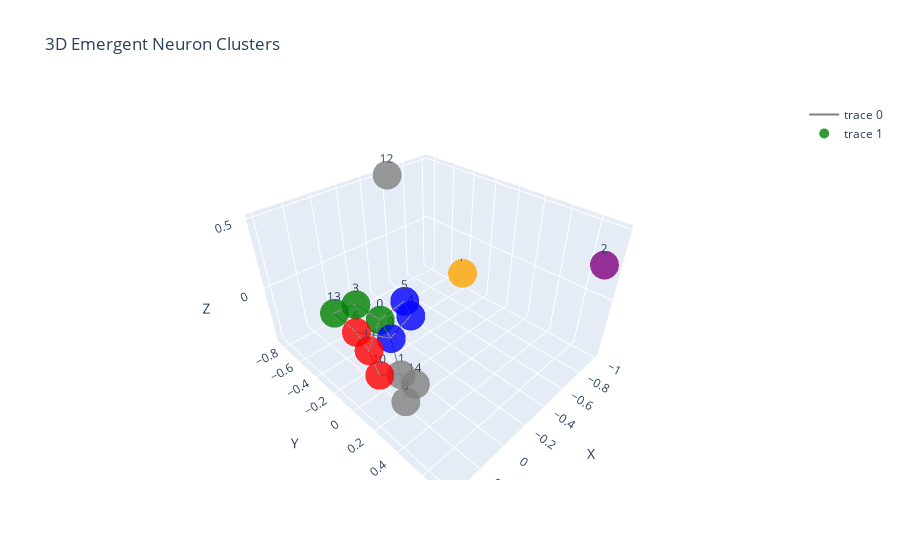

Notebook code for this chart:
### Code cell
from networkx.algorithms.community import modularity
from kneed import KneeLocator

def find_best_k(model, input_neurons, input_values, output_neurons, min_k=10, max_k=100, step=5, max_components=4):
    k_values = []
    mod_values = []
    for k in range(min_k, max_k + 1, step):
        G = get_energy_graph(model, k=k)
        components = nx.number_connected_components(G)
        communities = greedy_modularity_communities(G, weight='weight')
        current_mod = modularity(G, communities, weight='weight')
        if components <= max_components:  # Filter for connectedness
            k_values.append(k)
            mod_values.append(current_mod)
            print(f"k={k}: Modularity={current_mod:.4f}, Components={components}")
    
    if not k_values:
        print("No valid k found; try increasing max_components")
        return min_k
    
    # Find elbow (knee) in modularity curve
    kneedle = KneeLocator(k_values, mod_values, curve="convex", direction="decreasing")
    best_k = kneedle.knee if kneedle.knee else k_values[np.argmax(mod_values)]
    print(f"Best balanced k: {best_k} (modularity={max(mod_values):.4f})")
    return best_k

best_k = find_best_k(model, xor_in_neurons, xor_inputs, xor_out_neurons)


G = get_energy_graph(model, k=best_k)
pos = nx.spring_layout(G, seed=42)
communities = greedy_modularity_communities(G, weight='weight')
partition = {}
for cluster_id, comm in enumerate(communities):
    for node in comm:
        partition[node] = cluster_id
print("Detected clusters:", partition)

plt.figure(figsize=(8, 8))
colors = {0: 'blue', 1: 'red', 2: 'green', 3: 'gray', 4: 'purple', 5: 'orange'}
node_colors = [colors.get(partition.get(i, 0), 'gray') for i in G.nodes()]
nx.draw(G, pos, node_color=node_colors, node_size=200, with_labels=True)
plt.title("Emergent Neuron Clusters (Energy Model)")
plt.show()

import plotly.graph_objects as go

def visualize_3d(G, pos, partition):
    # Generate 3D positions (use spring_layout with dim=3 or random)
    pos_3d = nx.spring_layout(G, dim=3, seed=42)

    # Edge traces
    edge_x, edge_y, edge_z = [], [], []
    for edge in G.edges():
        x0, y0, z0 = pos_3d[edge[0]]
        x1, y1, z1 = pos_3d[edge[1]]
        edge_x += [x0, x1, None]
        edge_y += [y0, y1, None]
        edge_z += [z0, z1, None]

    edge_trace = go.Scatter3d(x=edge_x, y=edge_y, z=edge_z, mode='lines', line=dict(width=2, color='gray'), hoverinfo='none')

    # Node traces
    node_x, node_y, node_z = [], [], []
    node_colors = []
    colors = {0: 'blue', 1: 'red', 2: 'green', 3: 'gray', 4: 'purple', 5: 'orange'}
    for node in G.nodes():
        x, y, z = pos_3d[node]
        node_x.append(x)
        node_y.append(y)
        node_z.append(z)
        node_colors.append(colors.get(partition.get(node, 0), 'gray'))

    node_trace = go.Scatter3d(x=node_x, y=node_y, z=node_z, mode='markers+text', marker=dict(size=10, color=node_colors, opacity=0.8),
                              text=list(G.nodes()), hoverinfo='text')

    fig = go.Figure(data=[edge_trace, node_trace], layout=go.Layout(title='3D Emergent Neuron Clusters', scene=dict(xaxis_title='X', yaxis_title='Y', zaxis_title='Z')))
    fig.show()


# Use the visualize_3d function from earlier for 3D
visualize_3d(G, pos, partition)

### Figure 1 — Plotly figure (JSON) as saved in the notebook; plotly's stock layout.template omitted (floating-point values rounded to 4 significant figures)
{"data": [{"hoverinfo": "none", "line": {"color": "gray", "width": 2}, "mode": "lines", "type": "scatter3d", "x": [0.2147, 0.3129, null, 0.2147, 0.06325, null, 0.2147, 0.1539, null, 0.2147, 0.3169, null, 0.1558, 0.1949, null, 0.1558, 0.2964, null, 0.1558, 0.1539, null, 0.1558, 0.04992, null, 0.3129, 0.3989, null, 0.01834, 0.1539, null, 0.01834, 0.06325, null, 0.3167, 0.3169, null, 0.3167, 0.3989, null, 0.3167, 0.1539, null, 0.2964, 0.3169, null], "y": [0.03243, -0.03698, null, 0.03243, 0.0689, null, 0.03243, 0.04, null, 0.03243, 0.0436, null, 0.1114, 0.1902, null, 0.1114, 0.09254, null, 0.1114, 0.04, null, 0.1114, 0.1186, null, -0.03698, -0.1215, null, 0.06425, 0.04, null, 0.06425, 0.0689, null, -0.06095, 0.0436, null, -0.06095, -0.1215, null, -0.06095, 0.04, null, 0.09254, 0.0436, null], "z": [0.1325, 0.2546, null, 0.1325, 0.2015, null, 0.1325, -0.03451, null, 0.1325, -0.02006, null, -0.2763, -0.4201, null, -0.2763, -0.1932, null, -0.2763, -0.03451, null, -0.2763, -0.4326, null, 0.2546, 0.1974, null, 0.06874, -0.03451, null, 0.06874, 0.2015, null, 0.04939, -0.02006, null, 0.04939, 0.1974, null, 0.04939, -0.03451, null, -0.1932, -0.02006, null]}, {"hoverinfo": "text", "marker": {"color": ["green", "gray", "purple", "green", "blue", "blue", "red", "orange", "gray", "blue", "red", "red", "gray", "green", "gray"], "opacity": 0.8, "size": 10}, "mode": "markers+text", "text": ["0", "1", "2", "3", "4", "5", "6", "7", "8", "9", "10", "11", "12", "13", "14"], "type": "scatter3d", "x": [0.2147, 0.1558, -0.8924, 0.3129, 0.01834, 0.06325, 0.3167, -1, 0.1949, 0.1539, 0.2964, 0.3169, -0.6002, 0.3989, 0.04992], "y": [0.03243, 0.1114, 0.7375, -0.03698, 0.06425, 0.0689, -0.06095, -0.4375, 0.1902, 0.04, 0.09254, 0.0436, -0.8425, -0.1215, 0.1186], "z": [0.1325, -0.2763, 0.3113, 0.2546, 0.06874, 0.2015, 0.04939, -0.3378, -0.4201, -0.03451, -0.1932, -0.02006, 0.4993, 0.1974, -0.4326]}], "layout": {"scene": {"xaxis": {"title": {"text": "X"}}, "yaxis": {"title": {"text": "Y"}}, "zaxis": {"title": {"text": "Z"}}}, "title": {"text": "3D Emergent Neuron Clusters"}}}
